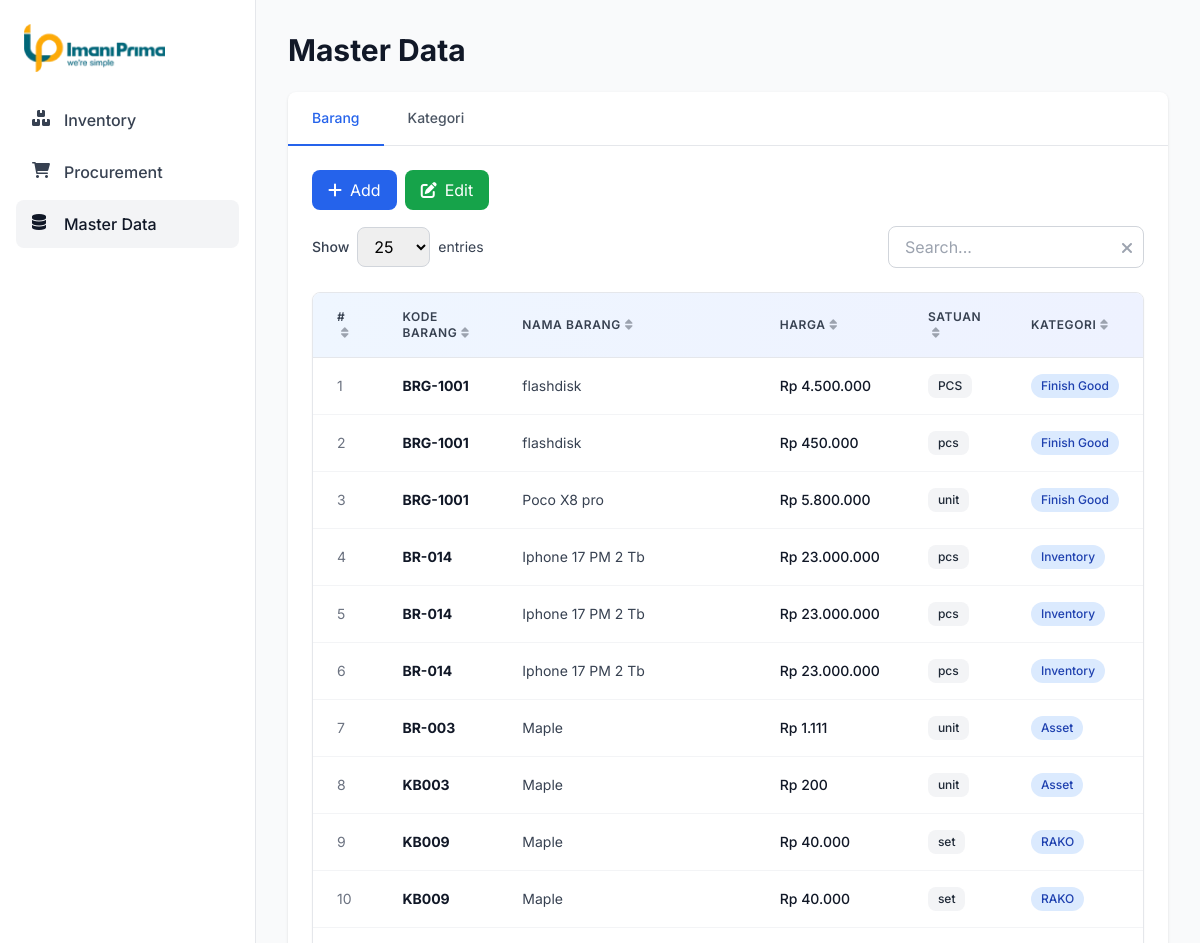
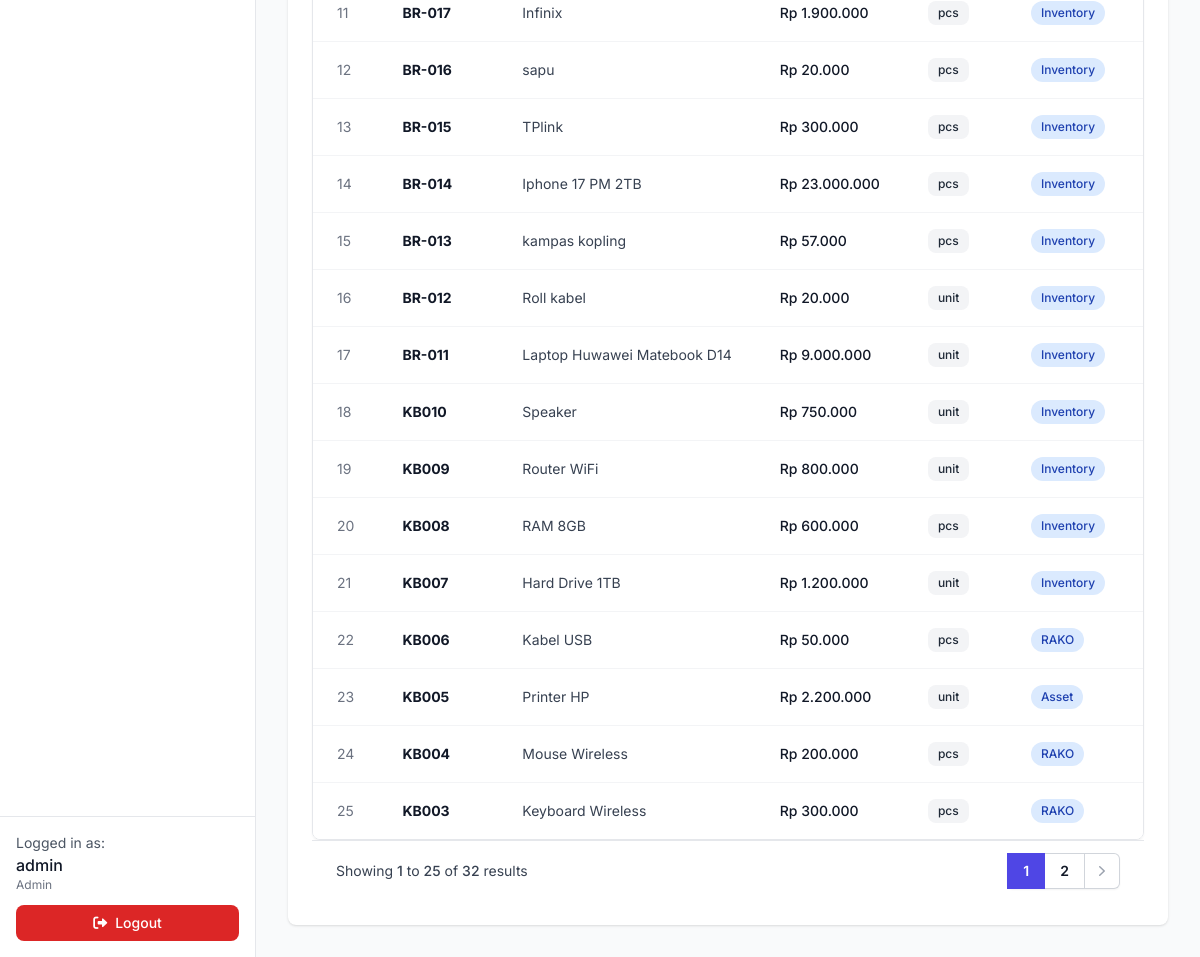
Page /pages/master-data.php (signed in) on the committed database (2 pictures, top to bottom).
### tables this page shows
CREATE TABLE `m_barang` (
  `idbarang` varchar(30) NOT NULL,
  `kodebarang` varchar(50) NOT NULL,
  `nama_barang` varchar(255) NOT NULL,
  `deskripsi` text,
  `harga` decimal(15,2) DEFAULT '0.00',
  `satuan` varchar(50) DEFAULT NULL,
  `kodeproject` varchar(50) DEFAULT NULL,
  `idkategori` int DEFAULT NULL,
  `created_at` timestamp NULL DEFAULT CURRENT_TIMESTAMP
);

CREATE TABLE `kategoribarang` (
  `idkategori` int NOT NULL,
  `nama_kategori` varchar(100) NOT NULL,
  `keterangan` text
);

### pages/master-data.php (the view, shortened to what this page needs)
<?php
require_once '../includes/auth.php';
$activeTab = isset($_GET['tab']) ? $_GET['tab'] : 'barang';
$page = isset($_GET['page']) ? (int)$_GET['page'] : 1;
$limit = isset($_GET['limit']) ? (int)$_GET['limit'] : 25;
$offset = ($page - 1) * $limit;
$items = [];
$total_pages = 1;
$totalItems = 0;
if ($activeTab == 'barang') {
    $searchCondition = "";
    $countQuery = "SELECT COUNT(*) FROM m_barang mb
                   LEFT JOIN kategoribarang kb ON mb.idkategori = kb.idkategori
                   WHERE 1=1 $searchCondition";
    $countStmt = $pdo->prepare($countQuery);
    $countStmt->execute();
    $totalItems = $countStmt->fetchColumn();
    $total_pages = ceil($totalItems / $limit);
    $stmt = $pdo->prepare("
        SELECT
            mb.idbarang,
            mb.kodebarang,
            mb.nama_barang,
            mb.deskripsi,
            mb.harga,
            mb.satuan,
            mb.kodeproject,
            kb.nama_kategori
        FROM m_barang mb
        LEFT JOIN kategoribarang kb ON mb.idkategori = kb.idkategori
        WHERE 1=1 $searchCondition
        ORDER BY mb.idbarang DESC
        LIMIT :limit OFFSET :offset
    ");
    $stmt->bindValue(':limit', $limit, PDO::PARAM_INT);
    $stmt->bindValue(':offset', $offset, PDO::PARAM_INT);
    $stmt->execute();
    $items = $stmt->fetchAll(PDO::FETCH_ASSOC);
}
?>
<!DOCTYPE html>
<html lang="en">
<head>
    <script src="https://cdn.tailwindcss.com"></script>
    <link rel="stylesheet" href="https://cdnjs.cloudflare.com/ajax/libs/font-awesome/6.0.0/css/all.min.css">
</head>
<body class="bg-gray-50">
<div class="flex min-h-screen">
    <aside class="w-64 bg-white border-r border-gray-200 fixed h-full flex flex-col">
        <div class="p-6">
            <img src="../images/logo_ipo.png" alt="Logo IPO" class="h-12 w-auto">
        </div>
        <nav class="px-4 space-y-1 flex-grow">
            <a href="inventory.php" class="flex items-center gap-3 px-4 py-3 text-gray-700 hover:bg-gray-100 rounded-lg transition">
                <i class="fas fa-boxes w-5 h-5"></i>
                <span class="font-medium">Inventory</span>
            </a>
            <a href="procurement.php" class="flex items-center gap-3 px-4 py-3 text-gray-700 hover:bg-gray-100 rounded-lg transition">
                <i class="fas fa-shopping-cart w-5 h-5"></i>
                <span class="font-medium">Procurement</span>
            </a>
            <a href="master-data.php" class="flex items-center gap-3 px-4 py-3 bg-gray-100 text-gray-900 rounded-lg">
                <i class="fas fa-database w-5 h-5"></i>
                <span class="font-medium">Master Data</span>
            </a>
        </nav>
        <div class="p-4 border-t border-gray-200 mt-auto">
            <div class="mb-3">
                <p class="text-sm text-gray-600">Logged in as:</p>
                <p class="font-medium text-gray-900"><?php echo htmlspecialchars($_SESSION['username'] ?? 'Guest'); ?></p>
                <p class="text-xs text-gray-500"><?php echo htmlspecialchars($_SESSION['role'] ?? 'Unknown'); ?></p>
            </div>
            <a href="/logout.php" class="block w-full px-4 py-2 text-center text-sm font-medium text-white bg-red-600 rounded-lg hover:bg-red-700 transition">
                <i class="fas fa-sign-out-alt mr-2"></i>Logout
            </a>
        </div>
    </aside>
    <main class="flex-1 ml-64 p-8">
        <h1 class="text-3xl font-bold text-gray-900 mb-6">Master Data</h1>
        <div class="bg-white rounded-lg shadow">
            <div class="border-b border-gray-200">
                <nav class="flex -mb-px">
                    <a href="?tab=barang" class="<?= $activeTab == 'barang' ? 'border-b-2 border-blue-600 text-blue-600' : 'border-b-2 border-transparent text-gray-600 hover:text-gray-900 hover:border-gray-300' ?> py-4 px-6 font-medium text-sm">
                        Barang
                    </a>
                    <a href="?tab=kategori" class="<?= $activeTab == 'kategori' ? 'border-b-2 border-blue-600 text-blue-600' : 'border-b-2 border-transparent text-gray-600 hover:text-gray-900 hover:border-gray-300' ?> py-4 px-6 font-medium text-sm">
                        Kategori
                    </a>
                </nav>
            </div>
            <div class="p-6">
                <?php if ($activeTab == 'barang'): ?>
                <div>
                    <div class="flex justify-start items-center mb-4">
                        <div class="flex gap-2">
                            <?php if ($_SESSION['role'] === 'Admin' || $_SESSION['role'] === 'Procurement' || $_SESSION['role'] === 'Leader' || $_SESSION['role'] === 'Manager'): ?>
                            <button onclick="showAddBarangForm()" class="px-4 py-2 bg-blue-600 text-white rounded-lg hover:bg-blue-700 flex items-center gap-2">
                                <i class="fas fa-plus"></i>
                                Add
                            </button>
                            <button onclick="showEditBarangForm()" class="px-4 py-2 bg-green-600 text-white rounded-lg hover:bg-green-700 flex items-center gap-2">
                                <i class="fas fa-edit"></i>
                                Edit
                            </button>
                            <?php endif; ?>
                        </div>
                    </div>
                    <div class="flex flex-col sm:flex-row justify-between items-start sm:items-center mb-6 gap-4">
                        <div class="flex flex-wrap items-center gap-4">
                            <div class="flex items-center gap-2">
                                <label class="text-sm text-gray-700 font-medium">Show</label>
                                <select id="entries-master" onchange="changeEntries('master')" class="px-3 py-2 border border-gray-300 rounded-lg focus:ring-2 focus:ring-blue-500 focus:border-transparent">
                                    <option value="25" <?= $limit == 25 ? 'selected' : '' ?>>25</option>
                                </select>
                                <span class="text-sm text-gray-700">entries</span>
                            </div>
                        </div>
                        <div class="flex flex-wrap items-center gap-4">
                            <div class="relative">
                                <input type="text" id="search-master" placeholder="Search..." onkeyup="searchTable('master')" class="px-4 py-2 border border-gray-300 rounded-lg focus:ring-2 focus:ring-blue-500 focus:border-transparent w-64">
                                <button onclick="clearSearch('master')" class="absolute right-3 top-2.5 text-gray-400 hover:text-gray-600">
                                    <i class="fas fa-times"></i>
                                </button>
                            </div>
                        </div>
                    </div>
                    <div class="overflow-x-auto rounded-lg border border-gray-200 shadow-sm table-container">
                        <table id="master-table" class="min-w-full divide-y divide-gray-200">
                            <thead class="bg-gradient-to-r from-blue-50 to-indigo-50">
                                <tr>
                                    <th scope="col" class="px-6 py-4 text-left text-xs font-semibold text-gray-700 uppercase tracking-wider border-b border-gray-200 cursor-pointer hover:bg-blue-100 transition" onclick="sortTable('master', 0)" width="50">#<i class="fas fa-sort sort-arrow text-gray-400 ml-1"></i></th>
                                    <th scope="col" class="px-6 py-4 text-left text-xs font-semibold text-gray-700 uppercase tracking-wider border-b border-gray-200 cursor-pointer hover:bg-blue-100 transition" onclick="sortTable('master', 1)">Kode Barang<i class="fas fa-sort sort-arrow text-gray-400 ml-1"></i></th>
                                    <th scope="col" class="px-6 py-4 text-left text-xs font-semibold text-gray-700 uppercase tracking-wider border-b border-gray-200 cursor-pointer hover:bg-blue-100 transition" onclick="sortTable('master', 2)">Nama Barang<i class="fas fa-sort sort-arrow text-gray-400 ml-1"></i></th>
                                    <th scope="col" class="px-6 py-4 text-left text-xs font-semibold text-gray-700 uppercase tracking-wider border-b border-gray-200 cursor-pointer hover:bg-blue-100 transition" onclick="sortTable('master', 3)">Harga<i class="fas fa-sort sort-arrow text-gray-400 ml-1"></i></th>
                                    <th scope="col" class="px-6 py-4 text-left text-xs font-semibold text-gray-700 uppercase tracking-wider border-b border-gray-200 cursor-pointer hover:bg-blue-100 transition" onclick="sortTable('master', 4)">Satuan<i class="fas fa-sort sort-arrow text-gray-400 ml-1"></i></th>
                                    <th scope="col" class="px-6 py-4 text-left text-xs font-semibold text-gray-700 uppercase tracking-wider border-b border-gray-200 cursor-pointer hover:bg-blue-100 transition" onclick="sortTable('master', 5)">Kategori<i class="fas fa-sort sort-arrow text-gray-400 ml-1"></i></th>
                                </tr>
                            </thead>
                            <tbody class="bg-white divide-y divide-gray-100">
                                <?php if (empty($items)): ?>
                                    <tr>
                                        <td colspan="6" class="px-6 py-4 text-center text-gray-500">
                                            Tidak ada data
                                        </td>
                                    </tr>
                                <?php else: ?>
                                    <?php
                                    $row_number = $offset + 1;
                                    foreach ($items as $item): ?>
                                    <tr class="hover:bg-blue-50 transition-colors duration-150 cursor-pointer selectable-row" onclick="selectRow(this)">
                                        <td class="px-6 py-4 whitespace-nowrap text-sm text-gray-500"><?= $row_number++ ?></td>
                                        <td class="px-6 py-4 whitespace-nowrap text-sm font-medium text-gray-900"><strong><?= htmlspecialchars($item['kodebarang'] ?? '-') ?></strong></td>
                                        <td class="px-6 py-4 whitespace-nowrap text-sm text-gray-700"><?= htmlspecialchars($item['nama_barang'] ?? '-') ?></td>
                                        <td class="px-6 py-4 whitespace-nowrap text-sm text-gray-900 font-medium">Rp <?= number_format($item['harga'] ?? 0, 0, ',', '.') ?></td>
                                        <td class="px-6 py-4 whitespace-nowrap text-sm text-gray-500">
                                            <span class="inline-flex items-center px-2.5 py-1 rounded-lg text-xs font-medium bg-gray-100 text-gray-800">
                                                <?= htmlspecialchars($item['satuan'] ?? '-') ?>
                                            </span>
                                        </td>
                                        <td class="px-6 py-4 whitespace-nowrap text-sm text-gray-500">
                                            <span class="inline-flex items-center px-2.5 py-1 rounded-full text-xs font-medium bg-blue-100 text-blue-800">
                                                <?= htmlspecialchars($item['nama_kategori'] ?? '-') ?>
                                            </span>
                                        </td>
                                    </tr>
                                    <?php endforeach; ?>
                                <?php endif; ?>
                            </tbody>
                        </table>
                    </div>
                    <?php if ($total_pages > 1): ?>
                    <div class="flex items-center justify-between border-t border-gray-200 bg-white px-4 py-3 sm:px-6">
                        <div class="hidden sm:flex sm:flex-1 sm:items-center sm:justify-between">
                            <div>
                                <p class="text-sm text-gray-700">
                                    Showing <span class="font-medium"><?= $offset + 1 ?></span> to <span class="font-medium"><?= min($offset + $limit, $totalItems) ?></span> of <span class="font-medium"><?= $totalItems ?></span> results
                                </p>
                            </div>
                            <div>
                                <nav class="isolate inline-flex -space-x-px rounded-md shadow-sm" aria-label="Pagination">
                                    <?php for ($i = max(1, $page - 2); $i <= min($total_pages, $page + 2); $i++): ?>
                                    <a href="?tab=<?= $activeTab ?>&page=<?= $i ?>" class="<?php echo $i == $page ? 'relative z-10 inline-flex items-center bg-indigo-600 px-4 py-2 text-sm font-semibold text-white focus:z-20 focus-visible:outline focus-visible:outline-2 focus-visible:outline-offset-2 focus-visible:outline-indigo-600' : 'relative inline-flex items-center px-4 py-2 text-sm font-semibold text-gray-900 ring-1 ring-inset ring-gray-300 hover:bg-gray-50 focus:z-20 focus:outline-offset-0'; ?>">
                                        <?= $i ?>
                                    </a>
                                    <?php endfor; ?>
                                    <?php if ($page < $total_pages): ?>
                                    <a href="?tab=<?= $activeTab ?>&page=<?= $page + 1 ?>" class="relative inline-flex items-center rounded-r-md px-2 py-2 text-gray-400 ring-1 ring-inset ring-gray-300 hover:bg-gray-50 focus:z-20 focus:outline-offset-0">
                                        <svg class="h-5 w-5" viewBox="0 0 20 20" fill="currentColor" aria-hidden="true">
                                            <path fill-rule="evenodd" d="M7.21 14.77a.75.75 0 01.02-1.06L11.168 10 7.23 6.29a.75.75 0 111.04-1.08l4.5 4.25a.75.75 0 010 1.08l-4.5 4.25a.75.75 0 01-1.06-.02z" clip-rule="evenodd" />
                                        </svg>
                                    </a>
                                    <?php endif; ?>
                                </nav>
                            </div>
                        </div>
                    </div>
                    <?php endif; ?>
                </div>
                <?php endif; ?>
            </div>
        </div>
    </main>
</div>
</body>
</html>

### pages/master-data.php (style rules this page uses)
body { font-family: 'Inter', sans-serif; }

### rows in the picture
m_barang: kodebarang "BRG-1001", nama_barang "flashdisk", harga "4.500.000", satuan "PCS", idkategori.nama_kategori "Finish Good"
m_barang: kodebarang "BRG-1001", nama_barang "flashdisk", harga "450.000", satuan "pcs", idkategori.nama_kategori "Finish Good"
m_barang: kodebarang "BRG-1001", nama_barang "Poco X8 pro", harga "5.800.000", satuan "unit", idkategori.nama_kategori "Finish Good"
m_barang: kodebarang "BR-014", nama_barang "Iphone 17 PM 2 Tb", harga "23.000.000", satuan "pcs", idkategori.nama_kategori "Inventory"
m_barang: kodebarang "BR-014", nama_barang "Iphone 17 PM 2 Tb", harga "23.000.000", satuan "pcs", idkategori.nama_kategori "Inventory"
m_barang: kodebarang "BR-014", nama_barang "Iphone 17 PM 2 Tb", harga "23.000.000", satuan "pcs", idkategori.nama_kategori "Inventory"
m_barang: kodebarang "BR-003", nama_barang "Maple", harga "1.111", satuan "unit", idkategori.nama_kategori "Asset"
m_barang: kodebarang "KB003", nama_barang "Maple", harga "200", satuan "unit", idkategori.nama_kategori "Asset"
m_barang: kodebarang "KB009", nama_barang "Maple", harga "40.000", satuan "set", idkategori.nama_kategori "RAKO"
m_barang: kodebarang "KB009", nama_barang "Maple", harga "40.000", satuan "set", idkategori.nama_kategori "RAKO"
m_barang: kodebarang "BR-017", nama_barang "Infinix", harga "1.900.000", satuan "pcs", idkategori.nama_kategori "Inventory"
m_barang: kodebarang "BR-016", nama_barang "sapu", harga "20.000", satuan "pcs", idkategori.nama_kategori "Inventory"
m_barang: kodebarang "BR-015", nama_barang "TPlink", harga "300.000", satuan "pcs", idkategori.nama_kategori "Inventory"
m_barang: kodebarang "BR-014", nama_barang "Iphone 17 PM 2TB", harga "23.000.000", satuan "pcs", idkategori.nama_kategori "Inventory"
m_barang: kodebarang "BR-013", nama_barang "kampas kopling", harga "57.000", satuan "pcs", idkategori.nama_kategori "Inventory"
m_barang: kodebarang "BR-012", nama_barang "Roll kabel", harga "20.000", satuan "unit", idkategori.nama_kategori "Inventory"
m_barang: kodebarang "BR-011", nama_barang "Laptop Huwawei Matebook D14", harga "9.000.000", satuan "unit", idkategori.nama_kategori "Inventory"
m_barang: kodebarang "KB010", nama_barang "Speaker", harga "750.000", satuan "unit", idkategori.nama_kategori "Inventory"
m_barang: kodebarang "KB009", nama_barang "Router WiFi", harga "800.000", satuan "unit", idkategori.nama_kategori "Inventory"
m_barang: kodebarang "KB008", nama_barang "RAM 8GB", harga "600.000", satuan "pcs", idkategori.nama_kategori "Inventory"
m_barang: kodebarang "KB007", nama_barang "Hard Drive 1TB", harga "1.200.000", satuan "unit", idkategori.nama_kategori "Inventory"
m_barang: kodebarang "KB006", nama_barang "Kabel USB", harga "50.000", satuan "pcs", idkategori.nama_kategori "RAKO"
m_barang: kodebarang "KB005", nama_barang "Printer HP", harga "2.200.000", satuan "unit", idkategori.nama_kategori "Asset"
m_barang: kodebarang "KB004", nama_barang "Mouse Wireless", harga "200.000", satuan "pcs", idkategori.nama_kategori "RAKO"
m_barang: kodebarang "KB003", nama_barang "Keyboard Wireless", harga "300.000", satuan "pcs", idkategori.nama_kategori "RAKO"

### other values in the picture
$_SESSION['username'] "admin"
$_SESSION['role'] "Admin"
$offset + 1 "1"
min($offset + $limit, $totalItems) "25"
$totalItems "32"
